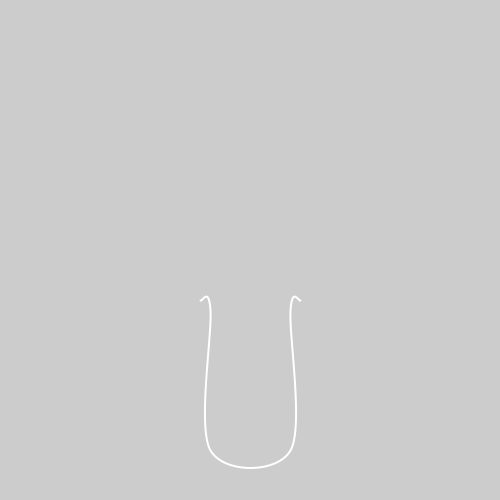
Frame 1 (no input)
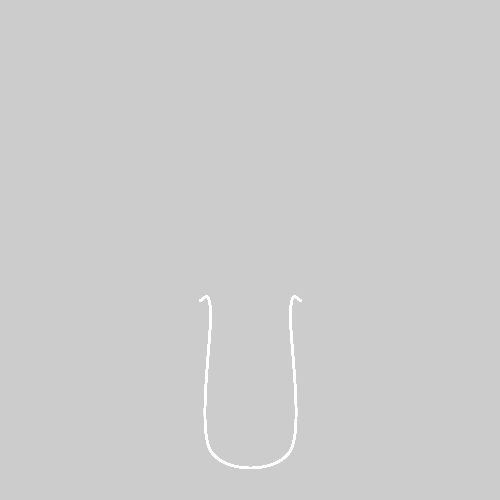
Frame 60 (the mouse pressed at the canvas centre just before this capture)
Frame 120 (the mouse held since frame 60 and released just before this capture): identical to frame 60, image omitted

The Processing sketch that drew these frames (run headless with seeded random() and noise(); from frame 60 on, the mouse is pressed at the canvas centre):

// Processing sketch: orange_juice
// ── orange_juice.pde
int[][] empty_bin_vec = {
  {200, 300},
  {210, 310},
  {210, 450},
  {290, 450},
  {290, 310},
  {300, 300},
};

void draw_bin() {
  noFill();
  stroke(255);
  strokeWeight(2);
  beginShape();
  curveVertex(200, 300);
  for (int i = 0; i < empty_bin_vec.length; i++) for(int j = 0; j < empty_bin_vec[i].length - 1; j++) curveVertex(empty_bin_vec[i][j], empty_bin_vec[i][j + 1]);
  curveVertex(300, 300);
  endShape();
}

void setup() {
  size(500, 500);
}

void draw() {
  draw_bin();
}
